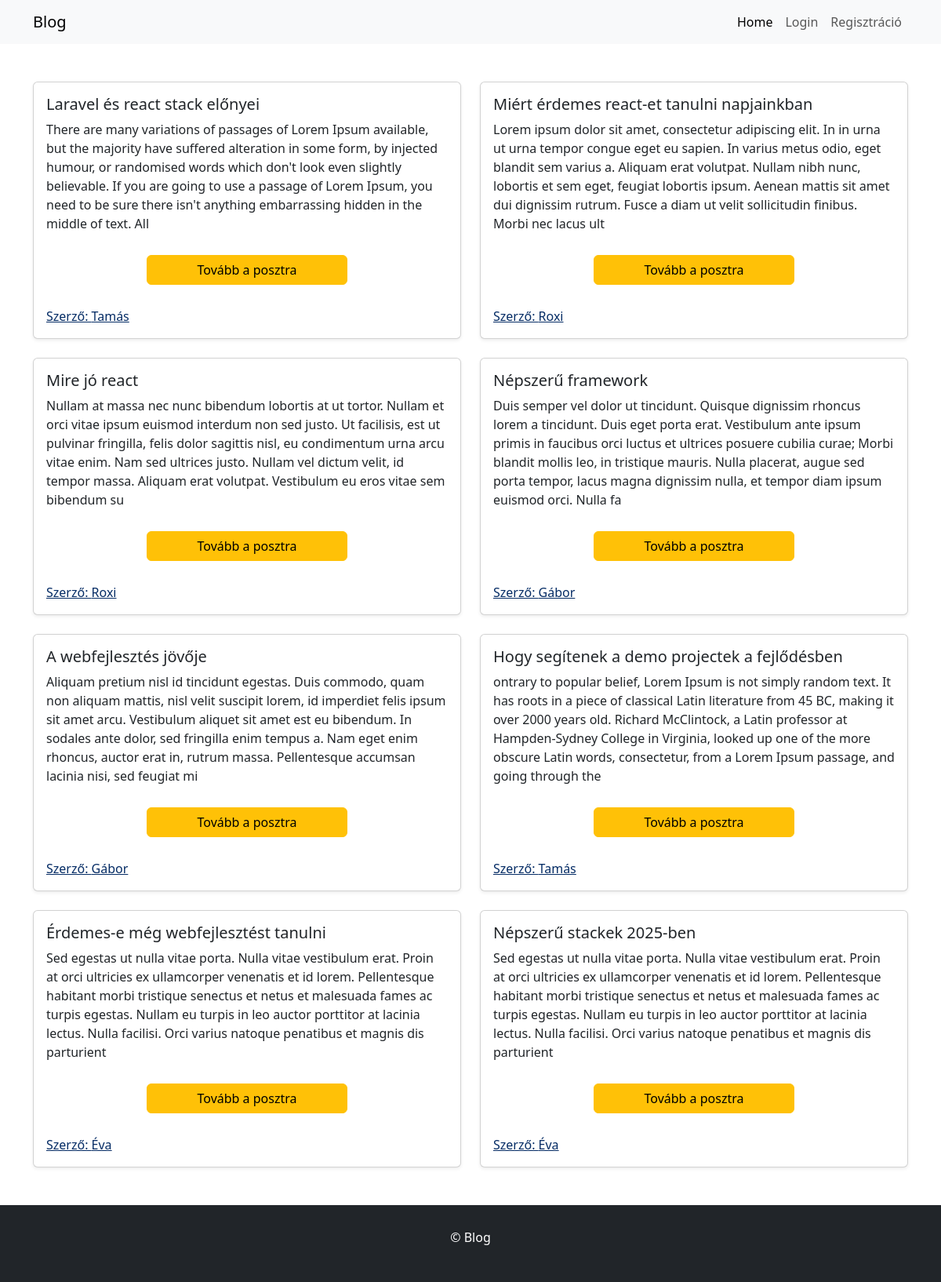
The page / on the database its author committed.
### tables this page shows
CREATE TABLE `posts` (
  `id` int(11) NOT NULL,
  `user_id` int(11) NOT NULL,
  `title` varchar(255) NOT NULL,
  `body` text NOT NULL,
  `created_at` timestamp NOT NULL DEFAULT current_timestamp(),
  `updated_at` timestamp NOT NULL DEFAULT current_timestamp() ON UPDATE current_timestamp()
);

CREATE TABLE `users` (
  `id` int(11) NOT NULL,
  `nev` varchar(255) NOT NULL,
  `email` varchar(255) NOT NULL,
  `password` varchar(255) NOT NULL,
  `created_at` timestamp NOT NULL DEFAULT current_timestamp(),
  `updated_at` timestamp NOT NULL DEFAULT current_timestamp() ON UPDATE current_timestamp(),
  `is_admin` tinyint(1) DEFAULT 0
);

### index.php (called while the page is built, shortened)
<?php
require 'header.php';
require 'posts.php';
require 'footer.php';

### functions.php (called while the page is built, shortened)
<?php
function isLoggedIn()
{
    return isset($_SESSION['loggedin']) && $_SESSION['loggedin'] === true;
}
function getPostAndName($conn)
{
    return $conn->prepare("SELECT posts.*, users.nev FROM posts JOIN users ON posts.user_id = users.id");
}

### posts.php (the view, shortened to what this page needs)
<?php
require 'db_connection.php';
require_once 'functions.php';
$stmt = getPostAndName($conn);
$stmt->execute();
$result = $stmt->get_result();
if ($result->num_rows > 0) {
    echo "<div class='container mt-4'><div class='row'>";
    while ($row = $result->fetch_assoc()) {
        $excerpt = substr($row['body'], 0, 350);
        echo "
        <div class='col-md-6 d-flex align-items-stretch g-4'>
            <div class='card mb-4 shadow-sm h-100'>
                <div class='card-body d-flex flex-column justify-content-center '>
                    <h5 class='card-title'>{$row['title']}</h5>
                    <p class='card-text'>" . $excerpt . "</p>
                    <a href='post.php?id={$row['id']}' class='btn btn-warning w-50 m-auto'>Tovább a posztra</a>
                    <a class='card-text text-start mt-3 text-primary-emphasis' href='author-posts.php?id={$row['id']}'>Szerző: {$row['nev']}</a>
                </div>
            </div>
        </div>";
    }
    echo "</div></div>";
} else {
    echo "<div class='container mt-5 '><h3 class='text-center'>Még nincsenek posztok</h3>
    <p class='text-center'>Regisztrálj és írd meg te az első posztot!</p>
    </div>";
}

### header.php (shortened to what this page needs)
<?php
require 'functions.php';
?>
<!DOCTYPE html>
<html lang="en" ">
<head>
    <link href="https://cdn.jsdelivr.net/npm/bootstrap@5.3.3/dist/css/bootstrap.min.css" rel="stylesheet">
    <link rel="stylesheet" href="style.css">
<?php require 'nav.php'; ?>
<body >
    <div id="content">

### nav.php (shortened to what this page needs)
<nav class="navbar navbar-expand-lg kutyus  bg-light">
    <div class="container ">
        <a class="navbar-brand" href="/php-modul-zaro/index.php">Blog</a>
        <div class="collapse navbar-collapse" id="navbarNav">
            <ul class="navbar-nav ms-auto ">
                <li class="nav-item ">
                    <a class="nav-link <?php echo ($_SERVER['PHP_SELF'] == '/php-modul-zaro/index.php') ? 'active' : ''; ?>" href="/php-modul-zaro/index.php">Home</a>
                </li>
                <li>
                    <?php if(!isLoggedIn()): ?>
                        <a class="nav-link <?php echo ($_SERVER['PHP_SELF'] == '/php-modul-zaro/login.php') ? 'active' : ''; ?>" href="/php-modul-zaro/login.php">Login</a>
                    <?php endif; ?>
                </li>
                <li>
                    <?php if(!isLoggedIn()): ?>
                        <a class="nav-link <?php echo ($_SERVER['PHP_SELF'] == '/php-modul-zaro/registration.php') ? 'active' : ''; ?>" href="/php-modul-zaro/registration.php">Regisztráció</a>
                    <?php endif; ?>
                </li>
            </ul>
        </div>
     </div>
</nav>

### footer.php (shortened to what this page needs)
</div>
</body>
<footer id="footer">
    <div class="container-fluid p-3 bg-dark text-white mt-5">
        <div class="row justify-content-center">
            <div class="col-md-12">
                <p class="text-center">&copy; Blog</p>
            </div>
        </div>
    </div>
</footer>
</html>

### style.css (style rules this page uses)
html, body { height: 100%; margin: 0; }
#content { min-height: 80%; margin-bottom: -50px; }
#footer { height: 50px; text-align: center; line-height: 50px; }
#content:after { content: ''; display: block; height: 50px; }

### rows shown on the page
posts: title "Laravel és react stack előnyei", body "There are many variations of passages of Lorem Ipsum available, but the majority have suffered alteration in some form, by injected humour, or randomised words which don't look even slightly believable. If you are going to use a passage of Lorem Ipsum, you need to be sure there isn't anything embarrassing hidden in the middle of text. All", user.nev "Tamás"
posts: title "Miért érdemes react-et tanulni napjainkban", body "Lorem ipsum dolor sit amet, consectetur adipiscing elit. In in urna ut urna tempor congue eget eu sapien. In varius metus odio, eget blandit sem varius a. Aliquam erat volutpat. Nullam nibh nunc, lobortis et sem eget, feugiat lobortis ipsum. Aenean mattis sit amet dui dignissim rutrum. Fusce a diam ut velit sollicitudin finibus. Morbi nec lacus ult", user.nev "Roxi"
posts: title "Mire jó react", body "Nullam at massa nec nunc bibendum lobortis at ut tortor. Nullam et orci vitae ipsum euismod interdum non sed justo. Ut facilisis, est ut pulvinar fringilla, felis dolor sagittis nisl, eu condimentum urna arcu vitae enim. Nam sed ultrices justo. Nullam vel dictum velit, id tempor massa. Aliquam erat volutpat. Vestibulum eu eros vitae sem bibendum su", user.nev "Roxi"
posts: title "Népszerű framework", body "Duis semper vel dolor ut tincidunt. Quisque dignissim rhoncus lorem a tincidunt. Duis eget porta erat. Vestibulum ante ipsum primis in faucibus orci luctus et ultrices posuere cubilia curae; Morbi blandit mollis leo, in tristique mauris. Nulla placerat, augue sed porta tempor, lacus magna dignissim nulla, et tempor diam ipsum euismod orci. Nulla fa", user.nev "Gábor"
posts: title "A webfejlesztés jövője", body "Aliquam pretium nisl id tincidunt egestas. Duis commodo, quam non aliquam mattis, nisl velit suscipit lorem, id imperdiet felis ipsum sit amet arcu. Vestibulum aliquet sit amet est eu bibendum. In sodales ante dolor, sed fringilla enim tempus a. Nam eget enim rhoncus, auctor erat in, rutrum massa. Pellentesque accumsan lacinia nisi, sed feugiat mi", user.nev "Gábor"
posts: title "Hogy segítenek a demo projectek a fejlődésben", body "ontrary to popular belief, Lorem Ipsum is not simply random text. It has roots in a piece of classical Latin literature from 45 BC, making it over 2000 years old. Richard McClintock, a Latin professor at Hampden-Sydney College in Virginia, looked up one of the more obscure Latin words, consectetur, from a Lorem Ipsum passage, and going through the", user.nev "Tamás"
posts: title "Érdemes-e még webfejlesztést tanulni", body "Sed egestas ut nulla vitae porta. Nulla vitae vestibulum erat. Proin at orci ultricies ex ullamcorper venenatis et id lorem. Pellentesque habitant morbi tristique senectus et netus et malesuada fames ac turpis egestas. Nullam eu turpis in leo auctor porttitor at lacinia lectus. Nulla facilisi. Orci varius natoque penatibus et magnis dis parturient", user.nev "Éva"
posts: title "Népszerű stackek 2025-ben", body "Sed egestas ut nulla vitae porta. Nulla vitae vestibulum erat. Proin at orci ultricies ex ullamcorper venenatis et id lorem. Pellentesque habitant morbi tristique senectus et netus et malesuada fames ac turpis egestas. Nullam eu turpis in leo auctor porttitor at lacinia lectus. Nulla facilisi. Orci varius natoque penatibus et magnis dis parturient", user.nev "Éva"
